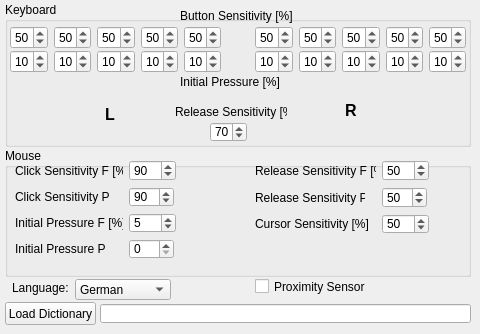
   <widget class="QWidget" name="tab_user_settings">
    <attribute name="title">
     <string>User Settings</string>
    </attribute>
    <widget class="QComboBox" name="comboBox_language">
     <property name="geometry">
      <rect>
       <x>75</x>
       <y>279</y>
       <width>96</width>
       <height>21</height>
      </rect>
     </property>
     <item>
      <property name="text">
       <string>German</string>
      </property>
     </item>
     <item>
      <property name="text">
       <string>English</string>
      </property>
     </item>
    </widget>
    <widget class="QLabel" name="label_2">
     <property name="geometry">
      <rect>
       <x>12</x>
       <y>280</y>
       <width>61</width>
       <height>16</height>
      </rect>
     </property>
     <property name="text">
      <string>Language:</string>
     </property>
    </widget>
    <widget class="QGroupBox" name="groupBox_3">
     <property name="geometry">
      <rect>
       <x>5</x>
       <y>2</y>
       <width>466</width>
       <height>145</height>
      </rect>
     </property>
     <property name="title">
      <string>Keyboard</string>
     </property>
     <widget class="QWidget" name="horizontalLayoutWidget">
      <property name="geometry">
       <rect>
        <x>5</x>
        <y>24</y>
        <width>211</width>
        <height>23</height>
       </rect>
      </property>
      <layout class="QHBoxLayout" name="horizontalLayout">
       <item>
        <widget class="QSpinBox" name="spinbox_trigger_sensitivity_lp">
         <property name="sizePolicy">
          <sizepolicy hsizetype="Fixed" vsizetype="Fixed">
           <horstretch>0</horstretch>
           <verstretch>0</verstretch>
          </sizepolicy>
         </property>
         <property name="maximum">
          <number>99</number>
         </property>
         <property name="singleStep">
          <number>1</number>
         </property>
         <property name="value">
          <number>50</number>
         </property>
        </widget>
       </item>
       <item>
        <widget class="QSpinBox" name="spinbox_trigger_sensitivity_lr">
         <property name="sizePolicy">
          <sizepolicy hsizetype="Fixed" vsizetype="Fixed">
           <horstretch>0</horstretch>
           <verstretch>0</verstretch>
          </sizepolicy>
         </property>
         <property name="maximum">
          <number>99</number>
         </property>
         <property name="singleStep">
          <number>1</number>
         </property>
         <property name="value">
          <number>50</number>
         </property>
        </widget>
       </item>
       <item>
        <widget class="QSpinBox" name="spinbox_trigger_sensitivity_lm">
         <property name="sizePolicy">
          <sizepolicy hsizetype="Fixed" vsizetype="Fixed">
           <horstretch>0</horstretch>
           <verstretch>0</verstretch>
          </sizepolicy>
         </property>
         <property name="maximum">
          <number>99</number>
         </property>
         <property name="singleStep">
          <number>1</number>
         </property>
         <property name="value">
          <number>50</number>
         </property>
        </widget>
       </item>
       <item>
        <widget class="QSpinBox" name="spinbox_trigger_sensitivity_li">
         <property name="sizePolicy">
          <sizepolicy hsizetype="Fixed" vsizetype="Fixed">
           <horstretch>0</horstretch>
           <verstretch>0</verstretch>
          </sizepolicy>
         </property>
         <property name="maximum">
          <number>99</number>
         </property>
         <property name="singleStep">
          <number>1</number>
         </property>
         <property name="value">
          <number>50</number>
         </property>
        </widget>
       </item>
       <item>
        <widget class="QSpinBox" name="spinbox_trigger_sensitivity_lt">
         <property name="sizePolicy">
          <sizepolicy hsizetype="Fixed" vsizetype="Fixed">
           <horstretch>0</horstretch>
           <verstretch>0</verstretch>
          </sizepolicy>
         </property>
         <property name="maximum">
          <number>99</number>
         </property>
         <property name="singleStep">
          <number>1</number>
         </property>
         <property name="value">
          <number>50</number>
         </property>
        </widget>
       </item>
      </layout>
     </widget>
     <widget class="QWidget" name="horizontalLayoutWidget_2">
      <property name="geometry">
       <rect>
        <x>250</x>
        <y>24</y>
        <width>211</width>
        <height>23</height>
       </rect>
      </property>
      <layout class="QHBoxLayout" name="horizontalLayout_2">
       <item>
        <widget class="QSpinBox" name="spinbox_trigger_sensitivity_rt">
         <property name="sizePolicy">
          <sizepolicy hsizetype="Fixed" vsizetype="Fixed">
           <horstretch>0</horstretch>
           <verstretch>0</verstretch>
          </sizepolicy>
         </property>
         <property name="maximum">
          <number>99</number>
         </property>
         <property name="singleStep">
          <number>1</number>
         </property>
         <property name="value">
          <number>50</number>
         </property>
        </widget>
       </item>
       <item>
        <widget class="QSpinBox" name="spinbox_trigger_sensitivity_ri">
         <property name="sizePolicy">
          <sizepolicy hsizetype="Fixed" vsizetype="Fixed">
           <horstretch>0</horstretch>
           <verstretch>0</verstretch>
          </sizepolicy>
         </property>
         <property name="maximum">
          <number>99</number>
         </property>
         <property name="singleStep">
          <number>1</number>
         </property>
         <property name="value">
          <number>50</number>
         </property>
        </widget>
       </item>
       <item>
        <widget class="QSpinBox" name="spinbox_trigger_sensitivity_rm">
         <property name="sizePolicy">
          <sizepolicy hsizetype="Fixed" vsizetype="Fixed">
           <horstretch>0</horstretch>
           <verstretch>0</verstretch>
          </sizepolicy>
         </property>
         <property name="maximum">
          <number>99</number>
         </property>
         <property name="singleStep">
          <number>1</number>
         </property>
         <property name="value">
          <number>50</number>
         </property>
        </widget>
       </item>
       <item>
        <widget class="QSpinBox" name="spinbox_trigger_sensitivity_rr">
         <property name="sizePolicy">
          <sizepolicy hsizetype="Fixed" vsizetype="Fixed">
           <horstretch>0</horstretch>
           <verstretch>0</verstretch>
          </sizepolicy>
         </property>
         <property name="maximum">
          <number>99</number>
         </property>
         <property name="singleStep">
          <number>1</number>
         </property>
         <property name="value">
          <number>50</number>
         </property>
        </widget>
       </item>
       <item>
        <widget class="QSpinBox" name="spinbox_trigger_sensitivity_rp">
         <property name="sizePolicy">
          <sizepolicy hsizetype="Fixed" vsizetype="Fixed">
           <horstretch>0</horstretch>
           <verstretch>0</verstretch>
          </sizepolicy>
         </property>
         <property name="maximum">
          <number>99</number>
         </property>
         <property name="singleStep">
          <number>1</number>
         </property>
         <property name="value">
          <number>50</number>
         </property>
        </widget>
       </item>
      </layout>
     </widget>
     <widget class="QLabel" name="label_5">
      <property name="geometry">
       <rect>
        <x>80</x>
        <y>80</y>
        <width>50</width>
        <height>50</height>
       </rect>
      </property>
      <property name="text">
       <string/>
      </property>
      <property name="pixmap">
       <pixmap>Hand_L.png</pixmap>
      </property>
      <property name="scaledContents">
       <bool>true</bool>
      </property>
     </widget>
     <widget class="QLabel" name="label_9">
      <property name="geometry">
       <rect>
        <x>320</x>
        <y>78</y>
        <width>50</width>
        <height>50</height>
       </rect>
      </property>
      <property name="text">
       <string/>
      </property>
      <property name="pixmap">
       <pixmap>Hand_R.png</pixmap>
      </property>
      <property name="scaledContents">
       <bool>true</bool>
      </property>
     </widget>
     <widget class="QLabel" name="label_17">
      <property name="geometry">
       <rect>
        <x>170</x>
        <y>100</y>
        <width>112</width>
        <height>20</height>
       </rect>
      </property>
      <property name="text">
       <string>Release Sensitivity [%]</string>
      </property>
     </widget>
     <widget class="QSpinBox" name="spinbox_release_sensitivity">
      <property name="geometry">
       <rect>
        <x>205</x>
        <y>120</y>
        <width>37</width>
        <height>20</height>
       </rect>
      </property>
      <property name="sizePolicy">
       <sizepolicy hsizetype="Fixed" vsizetype="Fixed">
        <horstretch>0</horstretch>
        <verstretch>0</verstretch>
       </sizepolicy>
      </property>
      <property name="maximum">
       <number>100</number>
      </property>
      <property name="singleStep">
       <number>1</number>
      </property>
      <property name="value">
       <number>70</number>
      </property>
     </widget>
     <widget class="QLabel" name="label_3">
      <property name="geometry">
       <rect>
        <x>175</x>
        <y>6</y>
        <width>116</width>
        <height>16</height>
       </rect>
      </property>
      <property name="text">
       <string>Button Sensitivity [%]</string>
      </property>
     </widget>
     <widget class="QLabel" name="label_8">
      <property name="geometry">
       <rect>
        <x>100</x>
        <y>104</y>
        <width>16</width>
        <height>17</height>
       </rect>
      </property>
      <property name="font">
       <font>
        <pointsize>12</pointsize>
        <weight>75</weight>
        <bold>true</bold>
       </font>
      </property>
      <property name="text">
       <string>L</string>
      </property>
     </widget>
     <widget class="QLabel" name="label_12">
      <property name="geometry">
       <rect>
        <x>340</x>
        <y>100</y>
        <width>16</width>
        <height>17</height>
       </rect>
      </property>
      <property name="font">
       <font>
        <pointsize>12</pointsize>
        <weight>75</weight>
        <bold>true</bold>
       </font>
      </property>
      <property name="text">
       <string>R</string>
      </property>
     </widget>
     <widget class="QWidget" name="horizontalLayoutWidget_11">
      <property name="geometry">
       <rect>
        <x>5</x>
        <y>48</y>
        <width>211</width>
        <height>23</height>
       </rect>
      </property>
      <layout class="QHBoxLayout" name="horizontalLayout_11">
       <item>
        <widget class="QSpinBox" name="spinbox_keyboard_pressure_lp">
         <property name="sizePolicy">
          <sizepolicy hsizetype="Fixed" vsizetype="Fixed">
           <horstretch>0</horstretch>
           <verstretch>0</verstretch>
          </sizepolicy>
         </property>
         <property name="maximum">
          <number>99</number>
         </property>
         <property name="singleStep">
          <number>1</number>
         </property>
         <property name="value">
          <number>10</number>
         </property>
        </widget>
       </item>
       <item>
        <widget class="QSpinBox" name="spinbox_keyboard_pressure_lr">
         <property name="sizePolicy">
          <sizepolicy hsizetype="Fixed" vsizetype="Fixed">
           <horstretch>0</horstretch>
           <verstretch>0</verstretch>
          </sizepolicy>
         </property>
         <property name="maximum">
          <number>99</number>
         </property>
         <property name="singleStep">
          <number>1</number>
         </property>
         <property name="value">
          <number>10</number>
         </property>
        </widget>
       </item>
       <item>
        <widget class="QSpinBox" name="spinbox_keyboard_pressure_lm">
         <property name="sizePolicy">
          <sizepolicy hsizetype="Fixed" vsizetype="Fixed">
           <horstretch>0</horstretch>
           <verstretch>0</verstretch>
          </sizepolicy>
         </property>
         <property name="maximum">
          <number>99</number>
         </property>
         <property name="singleStep">
          <number>1</number>
         </property>
         <property name="value">
          <number>10</number>
         </property>
        </widget>
       </item>
       <item>
        <widget class="QSpinBox" name="spinbox_keyboard_pressure_li">
         <property name="sizePolicy">
          <sizepolicy hsizetype="Fixed" vsizetype="Fixed">
           <horstretch>0</horstretch>
           <verstretch>0</verstretch>
          </sizepolicy>
         </property>
         <property name="maximum">
          <number>99</number>
         </property>
         <property name="singleStep">
          <number>1</number>
         </property>
         <property name="value">
          <number>10</number>
         </property>
        </widget>
       </item>
       <item>
        <widget class="QSpinBox" name="spinbox_keyboard_pressure_lt">
         <property name="sizePolicy">
          <sizepolicy hsizetype="Fixed" vsizetype="Fixed">
           <horstretch>0</horstretch>
           <verstretch>0</verstretch>
          </sizepolicy>
         </property>
         <property name="maximum">
          <number>99</number>
         </property>
         <property name="singleStep">
          <number>1</number>
         </property>
         <property name="value">
          <number>10</number>
         </property>
        </widget>
       </item>
      </layout>
     </widget>
     <widget class="QWidget" name="horizontalLayoutWidget_12">
      <property name="geometry">
       <rect>
        <x>250</x>
        <y>48</y>
        <width>211</width>
        <height>23</height>
       </rect>
      </property>
      <layout class="QHBoxLayout" name="horizontalLayout_12">
       <item>
        <widget class="QSpinBox" name="spinbox_keyboard_pressure_rt">
         <property name="sizePolicy">
          <sizepolicy hsizetype="Fixed" vsizetype="Fixed">
           <horstretch>0</horstretch>
           <verstretch>0</verstretch>
          </sizepolicy>
         </property>
         <property name="maximum">
          <number>99</number>
         </property>
         <property name="singleStep">
          <number>1</number>
         </property>
         <property name="value">
          <number>10</number>
         </property>
        </widget>
       </item>
       <item>
        <widget class="QSpinBox" name="spinbox_keyboard_pressure_ri">
         <property name="sizePolicy">
          <sizepolicy hsizetype="Fixed" vsizetype="Fixed">
           <horstretch>0</horstretch>
           <verstretch>0</verstretch>
          </sizepolicy>
         </property>
         <property name="maximum">
          <number>99</number>
         </property>
         <property name="singleStep">
          <number>1</number>
         </property>
         <property name="value">
          <number>10</number>
         </property>
        </widget>
       </item>
       <item>
        <widget class="QSpinBox" name="spinbox_keyboard_pressure_rm">
         <property name="sizePolicy">
          <sizepolicy hsizetype="Fixed" vsizetype="Fixed">
           <horstretch>0</horstretch>
           <verstretch>0</verstretch>
          </sizepolicy>
         </property>
         <property name="maximum">
          <number>99</number>
         </property>
         <property name="singleStep">
          <number>1</number>
         </property>
         <property name="value">
          <number>10</number>
         </property>
        </widget>
       </item>
       <item>
        <widget class="QSpinBox" name="spinbox_keyboard_pressure_rr">
         <property name="sizePolicy">
          <sizepolicy hsizetype="Fixed" vsizetype="Fixed">
           <horstretch>0</horstretch>
           <verstretch>0</verstretch>
          </sizepolicy>
         </property>
         <property name="maximum">
          <number>99</number>
         </property>
         <property name="singleStep">
          <number>1</number>
         </property>
         <property name="value">
          <number>10</number>
         </property>
        </widget>
       </item>
       <item>
        <widget class="QSpinBox" name="spinbox_keyboard_pressure_rp">
         <property name="sizePolicy">
          <sizepolicy hsizetype="Fixed" vsizetype="Fixed">
           <horstretch>0</horstretch>
           <verstretch>0</verstretch>
          </sizepolicy>
         </property>
         <property name="maximum">
          <number>99</number>
         </property>
         <property name="singleStep">
          <number>1</number>
         </property>
         <property name="value">
          <number>10</number>
         </property>
        </widget>
       </item>
      </layout>
     </widget>
     <widget class="QLabel" name="label_31">
      <property name="geometry">
       <rect>
        <x>175</x>
        <y>72</y>
        <width>116</width>
        <height>16</height>
       </rect>
      </property>
      <property name="text">
       <string>Initial Pressure [%]</string>
      </property>
     </widget>
    </widget>
    <widget class="QGroupBox" name="groupBox_5">
     <property name="geometry">
      <rect>
       <x>5</x>
       <y>148</y>
       <width>466</width>
       <height>129</height>
      </rect>
     </property>
     <property name="title">
      <string>Mouse</string>
     </property>
     <widget class="QWidget" name="gridLayoutWidget_6">
      <property name="geometry">
       <rect>
        <x>10</x>
        <y>12</y>
        <width>161</width>
        <height>99</height>
       </rect>
      </property>
      <layout class="QGridLayout" name="gridLayout_6">
       <item row="0" column="1">
        <widget class="QSpinBox" name="spinbox_mouse_click_sensitivity_f">
         <property name="maximum">
          <number>100</number>
         </property>
         <property name="singleStep">
          <number>1</number>
         </property>
         <property name="value">
          <number>90</number>
         </property>
        </widget>
       </item>
       <item row="0" column="0">
        <widget class="QLabel" name="label_14">
         <property name="text">
          <string>Click Sensitivity F [%]</string>
         </property>
        </widget>
       </item>
       <item row="2" column="1">
        <widget class="QSpinBox" name="spinbox_mouse_pressure_f">
         <property name="sizePolicy">
          <sizepolicy hsizetype="Maximum" vsizetype="Preferred">
           <horstretch>0</horstretch>
           <verstretch>0</verstretch>
          </sizepolicy>
         </property>
         <property name="maximumSize">
          <size>
           <width>50</width>
           <height>16777215</height>
          </size>
         </property>
         <property name="maximum">
          <number>100</number>
         </property>
         <property name="singleStep">
          <number>1</number>
         </property>
         <property name="value">
          <number>5</number>
         </property>
        </widget>
       </item>
       <item row="2" column="0">
        <widget class="QLabel" name="label_75">
         <property name="text">
          <string>Initial Pressure F [%]</string>
         </property>
        </widget>
       </item>
       <item row="1" column="0">
        <widget class="QLabel" name="label_15">
         <property name="text">
          <string>Click Sensitivity P</string>
         </property>
        </widget>
       </item>
       <item row="1" column="1">
        <widget class="QDoubleSpinBox" name="spinbox_mouse_click_sensitivity_p">
         <property name="sizePolicy">
          <sizepolicy hsizetype="Maximum" vsizetype="Fixed">
           <horstretch>0</horstretch>
           <verstretch>0</verstretch>
          </sizepolicy>
         </property>
         <property name="maximumSize">
          <size>
           <width>45</width>
           <height>16777215</height>
          </size>
         </property>
         <property name="locale">
          <locale language="English" country="UnitedStates"/>
         </property>
         <property name="buttonSymbols">
          <enum>QAbstractSpinBox::UpDownArrows</enum>
         </property>
         <property name="decimals">
          <number>0</number>
         </property>
         <property name="maximum">
          <double>66000.000000000000000</double>
         </property>
         <property name="singleStep">
          <double>1.000000000000000</double>
         </property>
         <property name="value">
          <double>90.000000000000000</double>
         </property>
        </widget>
       </item>
       <item row="3" column="0">
        <widget class="QLabel" name="label_76">
         <property name="text">
          <string>Initial Pressure P</string>
         </property>
        </widget>
       </item>
       <item row="3" column="1">
        <widget class="QDoubleSpinBox" name="spinbox_mouse_pressure_p">
         <property name="sizePolicy">
          <sizepolicy hsizetype="Maximum" vsizetype="Fixed">
           <horstretch>0</horstretch>
           <verstretch>0</verstretch>
          </sizepolicy>
         </property>
         <property name="maximumSize">
          <size>
           <width>45</width>
           <height>16777215</height>
          </size>
         </property>
         <property name="locale">
          <locale language="English" country="UnitedStates"/>
         </property>
         <property name="buttonSymbols">
          <enum>QAbstractSpinBox::UpDownArrows</enum>
         </property>
         <property name="decimals">
          <number>0</number>
         </property>
         <property name="maximum">
          <double>66000.000000000000000</double>
         </property>
         <property name="singleStep">
          <double>1.000000000000000</double>
         </property>
         <property name="value">
          <double>0.000000000000000</double>
         </property>
        </widget>
       </item>
      </layout>
     </widget>
     <widget class="QWidget" name="gridLayoutWidget_7">
      <property name="geometry">
       <rect>
        <x>250</x>
        <y>12</y>
        <width>174</width>
        <height>74</height>
       </rect>
      </property>
      <layout class="QGridLayout" name="gridLayout_8">
       <item row="0" column="0">
        <widget class="QLabel" name="label_30">
         <property name="toolTip">
          <string>&lt;html&gt;&lt;head/&gt;&lt;body&gt;&lt;p&gt;When set to 100% the Release threshhold matches the trigger threshhold&lt;/p&gt;&lt;/body&gt;&lt;/html&gt;</string>
         </property>
         <property name="text">
          <string>Release Sensitivity F [%]</string>
         </property>
        </widget>
       </item>
       <item row="0" column="1">
        <widget class="QSpinBox" name="spinbox_mouse_release_sensitivity_f">
         <property name="maximum">
          <number>100</number>
         </property>
         <property name="singleStep">
          <number>1</number>
         </property>
         <property name="value">
          <number>50</number>
         </property>
        </widget>
       </item>
       <item row="2" column="0">
        <widget class="QLabel" name="label_26">
         <property name="text">
          <string>Cursor Sensitivity [%]</string>
         </property>
        </widget>
       </item>
       <item row="2" column="1">
        <widget class="QSpinBox" name="spinbox_mouse_cursor_sensitivity">
         <property name="maximum">
          <number>100</number>
         </property>
         <property name="singleStep">
          <number>1</number>
         </property>
         <property name="value">
          <number>50</number>
         </property>
        </widget>
       </item>
       <item row="1" column="0">
        <widget class="QLabel" name="label_42">
         <property name="sizePolicy">
          <sizepolicy hsizetype="Fixed" vsizetype="Preferred">
           <horstretch>0</horstretch>
           <verstretch>0</verstretch>
          </sizepolicy>
         </property>
         <property name="maximumSize">
          <size>
           <width>110</width>
           <height>16777215</height>
          </size>
         </property>
         <property name="toolTip">
          <string>&lt;html&gt;&lt;head/&gt;&lt;body&gt;&lt;p&gt;When set to 100% the Release threshhold matches the trigger threshhold&lt;/p&gt;&lt;/body&gt;&lt;/html&gt;</string>
         </property>
         <property name="text">
          <string>Release Sensitivity P</string>
         </property>
        </widget>
       </item>
       <item row="1" column="1">
        <widget class="QSpinBox" name="spinbox_mouse_release_sensitivity_p">
         <property name="sizePolicy">
          <sizepolicy hsizetype="Fixed" vsizetype="Fixed">
           <horstretch>0</horstretch>
           <verstretch>0</verstretch>
          </sizepolicy>
         </property>
         <property name="maximumSize">
          <size>
           <width>45</width>
           <height>16777215</height>
          </size>
         </property>
         <property name="maximum">
          <number>66000</number>
         </property>
         <property name="singleStep">
          <number>1</number>
         </property>
         <property name="value">
          <number>50</number>
         </property>
        </widget>
       </item>
      </layout>
     </widget>
    </widget>
    <widget class="QPushButton" name="pushButton_load_dict">
     <property name="geometry">
      <rect>
       <x>5</x>
       <y>302</y>
       <width>91</width>
       <height>23</height>
      </rect>
     </property>
     <property name="text">
      <string>Load Dictionary</string>
     </property>
    </widget>
    <widget class="QLineEdit" name="lineEdit_load_dict">
     <property name="geometry">
      <rect>
       <x>100</x>
       <y>304</y>
       <width>371</width>
       <height>19</height>
      </rect>
     </property>
    </widget>
    <widget class="QCheckBox" name="checkBox_proximity_sensor">
     <property name="geometry">
      <rect>
       <x>255</x>
       <y>278</y>
       <width>126</width>
       <height>17</height>
      </rect>
     </property>
     <property name="toolTip">
      <string>Uses proximity sensors if checked, otherwise FSR are used</string>
     </property>
     <property name="text">
      <string>Proximity Sensor</string>
     </property>
    </widget>
   </widget>
